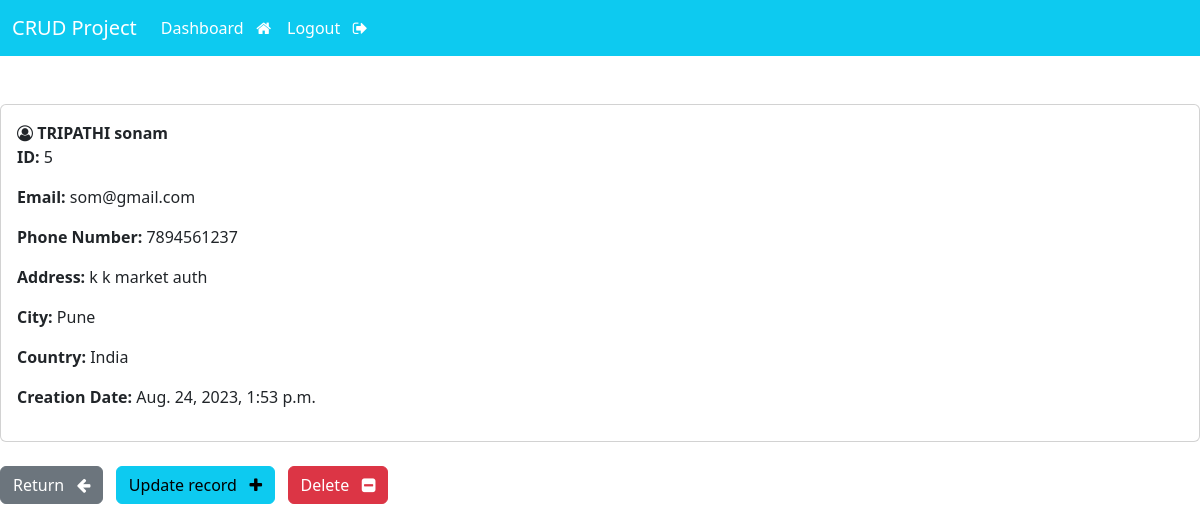
Screenshot of /record/5/ (signed in) with the database file from the repository.
### crud/models.py (models this page shows)
class Record(models.Model):
    creation_date = models.DateTimeField(auto_now_add=True)
    first_name = models.CharField(max_length=100)
    last_name = models.CharField(max_length=100)
    email = models.EmailField(max_length=255)
    phone = models.IntegerField()
    address =models.CharField(max_length=250)
    city = models.CharField(max_length=100)
    province = models.CharField(max_length=200)
    country = models.CharField(max_length=100)

### crud/views.py (the view)
# urls.py: path('record/<int:pk>/', views.view_record, name='view-record'),
@login_required(login_url='login')
def view_record(request, pk):
    all_records = Record.objects.get(id=pk)
    return render(request,'crud/view-record.html',{'record':all_records})

### crud/templates/crud/view-record.html (shortened to what this page needs)
{% extends 'crud/base.html' %}
{% block content %}
<body>
    <div class="card">
        <div class="card-body">
            <i class="fa fa-user-circle-o" aria-hidden="true"></i>
            <strong>
                {{record.last_name|upper}}
                {{record.first_name}}
            </strong>
            <p> <strong> ID: </strong>{{record.id}}</p>
            <p> <strong> Email: </strong>{{record.email}}</p>
            <p> <strong> Phone Number: </strong>{{record.phone}}</p>
            <p> <strong> Address: </strong>{{record.address}}</p>
            <p> <strong> City: </strong>{{record.city}}</p>
            <p> <strong> Country: </strong>{{record.country}}</p>
            <p> <strong> Creation Date: </strong>{{record.creation_date}}</p>
        </div>
    </div>
    <br>
    <a href="{% url 'dashboard' %}" class="btn btn-secondary">Return &nbsp; <i class="fa fa-arrow-left"
            aria-hidden="true"></i></a>
    <a href="{% url 'update-record' record.id %}" class="btn btn-info">Update record &nbsp; <i class="fa fa-plus"
            aria-hidden="true"></i></a>
    <a href="{% url 'delete' record.id %}" class="btn btn-danger">Delete &nbsp; <i class="fa fa-minus-square"
            aria-hidden="true"></i></a>
</body>
{% endblock %}

### rows the page displays
Record: last_name "TRIPATHI", first_name "sonam", id "5", email "som@gmail.com", phone "7894561237", address "k k market auth", city "Pune", country "India", creation_date "Aug. 24, 2023, 1:53 p.m."
